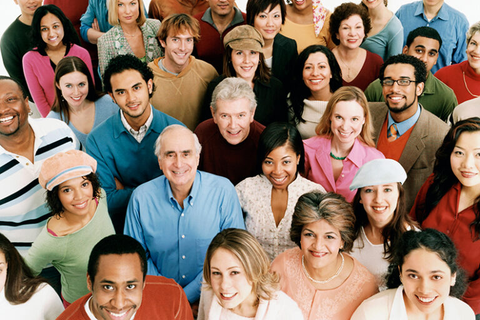
#> input picture material_pract3/imagen2.png, 480 x 320 px, shrunk from 768 x 512 before the run
$ jupyter execute --allow-errors Practica3.ipynb
#> lines starting #> are read from the running program, lines starting #| are printed output that depends on the picture; after the words box and inside, x2 and y2 are one past the last pixel; in counts of white or black regions, pixels touching at a corner belong together
## Práctica 3: Procesamiento de imágenes

Integrantes: Alejandro Bolaños García y David García Diaz

## 1)

El negativo de una imagen es el resultado de aplicar la
siguiente operación: 255-imagen(i,j). Aplica esta operación
sobre la `imagen2.png` y, posteriormente, crea un video
que vaya mezclando las dos imágenes por columnas, de
forma que aparezca primero el negativo de la imagen y vaya
apareciendo poco a poco la imagen original. El número de
iteraciones debe ser igual al ancho de la imagen y en cada
una se debe ir desplazando una columna a la derecha la
imagen original sobre el negativo. Guarda el vídeo con el
nombre `vídeo2.mp4`. (2.0 puntos)

[cell 1]
import numpy as np
import cv2 as cv

# Cargar la imagen
fichero = 'material_pract3/imagen2.png' #Imagen en color
imagen = cv.imread(fichero)
#> imagen is the input picture: shape (320, 480, 3); mean B, G, R 104.8, 119.5, 140.9

# Invertir los colores de la imagen
imagen_invertida = 255-imagen

alto, ancho, canales = imagen_invertida.shape
#> alto = 320; ancho = 480; canales = 3

# Configuracion del video de salida
nombre_video = 'resultados_pract3/video2.mp4'
fps = 60.0
fourcc = cv.VideoWriter_fourcc(*'mp4v')  # Codec para .mp4
video = cv.VideoWriter(nombre_video, fourcc, fps, (ancho, alto))

# Bucle para escribir los fotogramas
frame = imagen_invertida
for i in range(0, ancho):
    frame[:,i] = imagen[:, i]  # Copiar la columna i de la imagen original en la columna i de la imagen invertida
    video.write(frame)

# Liberar el objeto VideoWriter
video.release()
print(f"Vídeo guardado como {nombre_video}")

Este código carga una imagen en color, invierte sus colores y luego crea un video en el que la imagen original se revela gradualmente sobre su versión invertida. Al configurar el video para una salida de 60 fps, el código genera cada fotograma mostrando progresivamente una columna más de la imagen original sobre la invertida, desde la izquierda hacia la derecha. La línea frame[:, i] = imagen[:, i] reemplaza, en cada iteración, una columna de la imagen invertida con la correspondiente columna de la imagen original, creando un efecto de revelado de izquierda a derecha. Finalmente guarda el resultado en un archivo de video.

## 2)

Ecualiza el histograma de la imagen `imagen3.png` y
luego elimina el ruido utilizando un filtro bilateral con un
diámetro d=10 y valores de sigma de 11 y 11. Guarda el
resultado como `imagen3_salida.png`. (2.0 puntos)

[cell 2]
import cv2 as cv
import numpy as np
import matplotlib.pyplot as plt

# Cargar la imagen en escala de grises
image_path = 'material_pract3/imagen3.png'
gray_image = cv.imread(image_path, cv.IMREAD_GRAYSCALE)
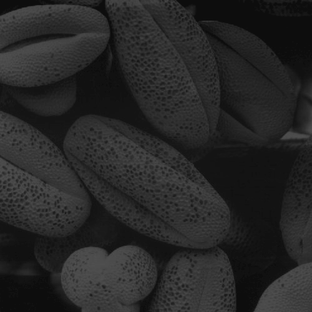
#> input picture material_pract3/imagen3.png, 312 x 312 px, shrunk from 500 x 500 before the run
#> gray_image is the input picture: shape (312, 312); min 10, max 80, mean 38.7

# Mostrar la imagen original en escala de grises
cv.imshow('Original en gris', gray_image)

# histograma de niveles de grises original
gray_hist = cv.calcHist([gray_image], [0], None, [256], [0, 256])
#> gray_hist = 256 values, max 5967 at index 19, min 0 at index 0, mean 380.2
gray_cum = np.cumsum(gray_hist)
#> gray_cum = 256 values from 0 to 97344
plt.figure()
plt.title('Histograma de grises')
plt.xlabel('Bins')
plt.ylabel('# de pixeles')
plt.plot(gray_hist/np.max(gray_hist))
plt.plot(gray_cum/np.max(gray_cum))
plt.legend(['Histograma', 'Histograma Acumulado'],loc='right')
plt.show()
#> figure, not shown here; curve peaks at x = 19, y = 1; curve peaks at x = 80, y = 1

# Ecualización de histogramas
gray_equalized = cv.equalizeHist(gray_image)
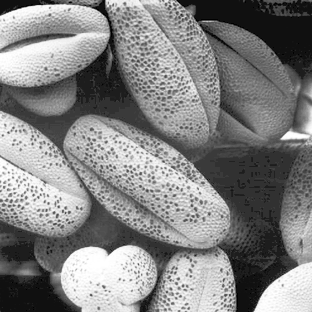
#> gray_equalized: shape (312, 312); min 0, max 255, mean 130.2
cv.imshow('Ecualizado de grises', gray_equalized)

# histograma de niveles de grises ecualizado
gray_equalized_hist = cv.calcHist([gray_equalized], [0], None, [256], [0, 256])
#> gray_equalized_hist = 256 values, max 5967 at index 49, min 0 at index 2, mean 380.2
gray_cum = np.cumsum(gray_equalized_hist)
#> gray_cum = 256 values from 28 to 97344
plt.figure()
plt.title('Histograma ecualizado de grises')
plt.xlabel('Bins')
plt.ylabel('# de pixeles')
plt.plot(gray_equalized_hist/np.max(gray_equalized_hist))
plt.plot(gray_cum/np.max(gray_cum))
plt.legend(['Histograma', 'Histograma Acumulado'],loc='right')
plt.show()
#> figure, not shown here; curve peaks at x = 49, y = 1; curve peaks at x = 255, y = 1

# Aplicar el filtro bilateral con diámetro 10 y sigmaColor y sigmaSpace de 11
bilateral_filtered = cv.bilateralFilter(gray_equalized, 10, 11, 11)
cv.imshow('Filtro Bilateral Aplicado', bilateral_filtered)

# Guardar el resultado
cv.imwrite('resultados_pract3/imagen3_salida.png', bilateral_filtered)

cv.waitKey(0)
cv.destroyAllWindows()

Este código realiza ecualización de histogramas y aplica un filtro bilateral a una imagen en escala de grises.

El histograma representa la cantidad de píxeles en cada nivel de gris (de 0 a 255), mientras que el histograma acumulado muestra la suma progresiva de esos valores, lo cual ayuda a visualizar cómo se distribuyen las intensidades en toda la imagen. Esto es útil para el ajuste de contraste en la ecualización.

Primero, carga y muestra la imagen original en gris y calcula su histograma y el histograma acumulado, mostrando ambos gráficos para visualizar la distribución de niveles de gris. Luego, aplica la ecualización de histograma, lo que mejora el contraste de la imagen, y calcula y muestra el nuevo histograma para ver el cambio en la distribución. Después, utiliza un filtro bilateral para suavizar la imagen ecualizada, preservando bordes mientras reduce el ruido. Finalmente, guarda el resultado y cierra las ventanas de visualización.

## 3)

Con la `imagen4.jpg`, crea un vídeo de 100 frames
aplicando un filtro mediano de radio (ksize) igual a 7. Aplica
el filtro en cada iteración al resultado de la iteración
anterior. Guarda el vídeo con el nombre `video4.mp4`.
(1.0 puntos)

[cell 3]
import cv2 as cv
import numpy as np

# Cargar la imagen
image = cv.imread('material_pract3/imagen4.jpg')
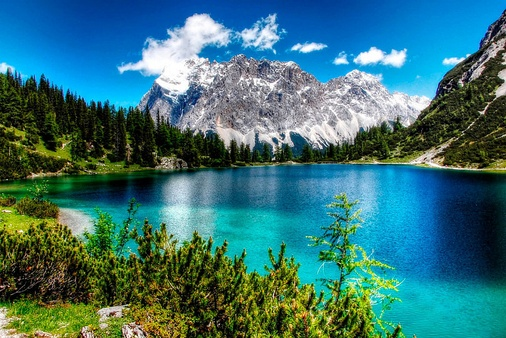
#> input picture material_pract3/imagen4.jpg, 506 x 338 px, shrunk from 810 x 540 before the run
#> image is the input picture: shape (338, 506, 3); mean B, G, R 117.3, 114, 57.7
alto, ancho, canales = image.shape
#> alto = 338; ancho = 506

# Configuración del vídeo de salida
nombre_video = 'resultados_pract3/video4.mp4'
fps = 30.0
fourcc = cv.VideoWriter_fourcc(*'mp4v')  # Codec para .mp4
video = cv.VideoWriter(nombre_video, fourcc, fps, (ancho, alto))

# Aplicación del filtro mediano de manera acumulativa
frame = image
for i in range(100):
    frame = cv.medianBlur(frame, 7)
    video.write(frame)
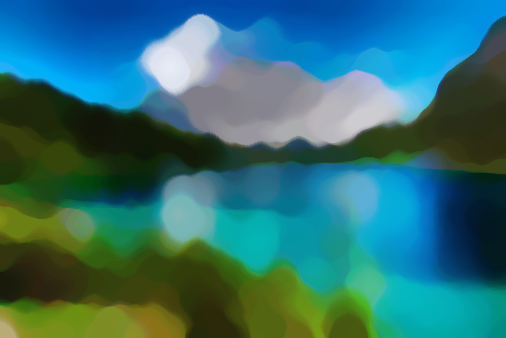
#> frame: shape (338, 506, 3); mean B, G, R 113.1, 110.7, 48.2

# Liberar el objeto VideoWriter
video.release()
print(f"Vídeo guardado como {nombre_video}")

Este código aplica un filtro mediano de manera acumulativa a una imagen y guarda el proceso en un video. Primero, carga la imagen y configura el video de salida. Luego, en un bucle de 100 iteraciones, aplica repetidamente el filtro mediano (con un tamaño de 7) a la imagen, suavizándola progresivamente en cada paso, y escribe cada fotograma en el video. Esto genera un efecto visual donde la imagen se va volviendo más difusa en cada fotograma, hasta que se guarda el video final.

## 4)

Calcula la norma del gradiente de la `imagen5.jpg`
utilizando los operadores de Sobel. Umbraliza los valores de
la norma de forma que los valores mayores o iguales a 128
se igualen a 255 y los menores de 128 se igualen a 0.
Finalmente, aplica un filtro Gaussiano de radio (7,7) con
sigma=-1. Guarda el resultado con el nombre
`imagen5_salida.png`. (2.0 puntos)

[cell 4]
import cv2 as cv
import numpy as np

# Cargar la imagen
image_path = 'material_pract3/imagen5.png'
gray = cv.imread(image_path, cv.IMREAD_GRAYSCALE)
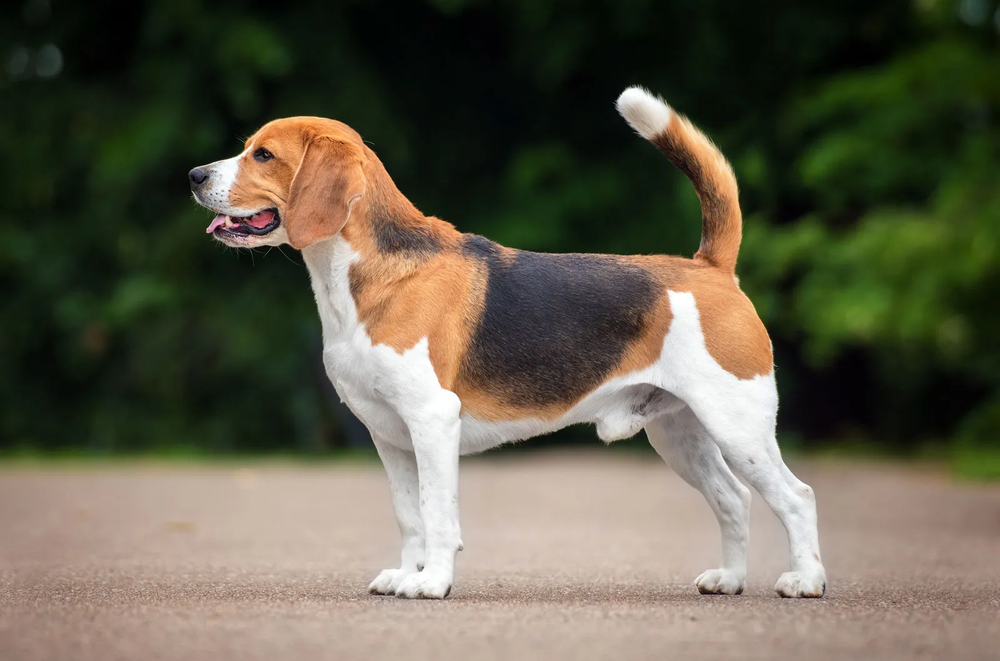
#> input picture material_pract3/imagen5.png, 1000 x 661 px, shrunk from 1600 x 1057 before the run
#> gray: shape (661, 1000); min 0, max 255, mean 91.6

# Mostrar la imagen original
cv.imshow('Original', gray)
gray = gray.astype(np.float32)

# Calcular las derivadas de Sobel
dx = cv.Sobel(gray, -1, 1, 0)
dy = cv.Sobel(gray, -1, 0, 1)
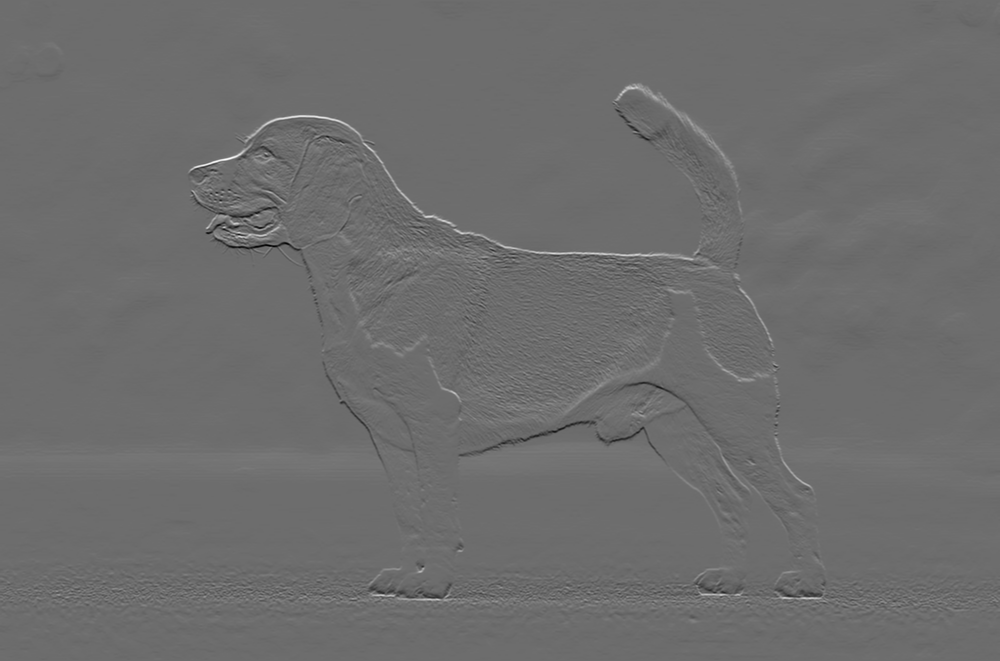
#> dy: shape (661, 1000) float32; min -675, max 903, mean 1.7; drawn with min black and max white

# Calcular la norma de las derivadas
norm = np.sqrt(dx*dx+dy*dy)

# Umbralizar los valores de la norma
norm[norm>=128]=255
#> norm: shape (661, 1000) float32; min 0, max 255, mean 24.2
norm[norm<128]=0
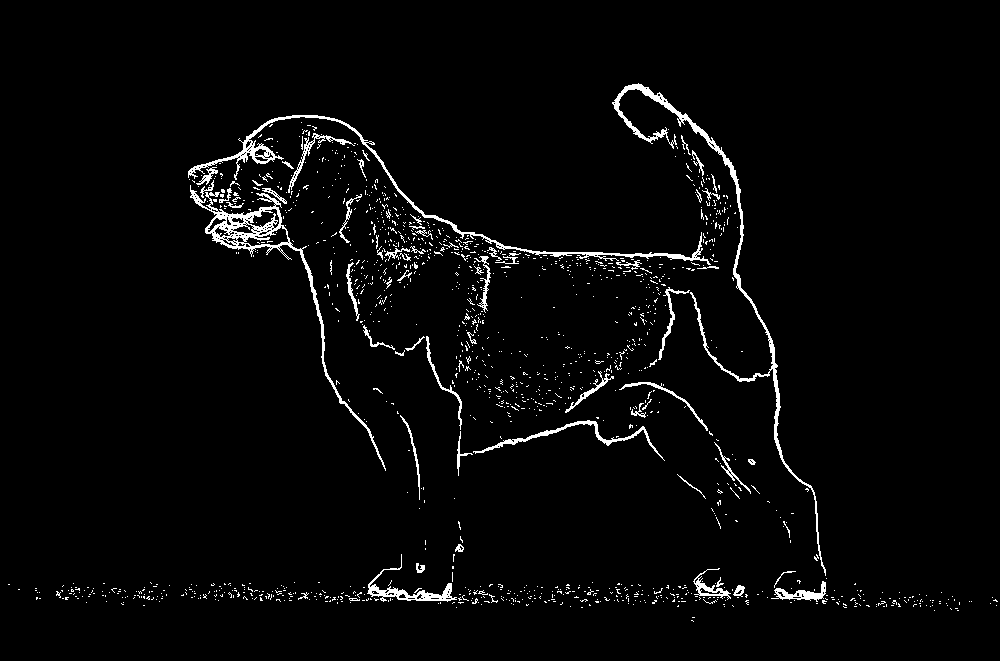
#> norm: shape (661, 1000) float32; 2.9% white in thin lines or dots, all inside (x1, y1, x2, y2) = (8, 83, 998, 622)

# Aplicar el filtro gaussiano
gaussian = cv.GaussianBlur(norm, (7,7), -1)
cv.imshow('Gaussian', gaussian.astype(np.uint8)) # Pasamos la imagen de float32 a uint8 antes de mostrala

# Guardar imagen de salida
cv.imwrite('resultados_pract3/imagen5_salida.png', gaussian)

cv.waitKey(0)
cv.destroyAllWindows()

Este código aplica detección de bordes y suavizado a una imagen en escala de grises. Primero, carga la imagen y calcula las derivadas en las direcciones horizontal y vertical usando el operador de Sobel, lo cual destaca los bordes en la imagen. Luego, calcula la magnitud de estos bordes y aplica un umbral para resaltar las áreas de borde intensas. Posteriormente, aplica un filtro gaussiano para suavizar los bordes, generando un efecto más suave en la imagen final. Finalmente, muestra y guarda la imagen resultante.

## 5)

Elimina el ruido de la `imagen6.png` con alguno de los
algoritmos que conoces. Aplica el filtro múltiples veces para
eliminar lo mejor posible el ruido. Guarda la imagen de
salida con el nombre `imagen6_salida.png`. (1 punto)

[cell 5]
import cv2 as cv
import numpy as np

# Cargar la imagen
image_path = 'material_pract3/imagen6.png'
image = cv.imread(image_path)
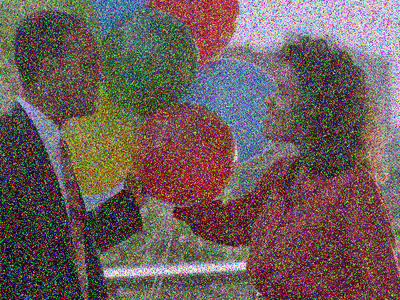
#> input picture material_pract3/imagen6.png, 400 x 300 px, shrunk from 640 x 480 before the run
#> image is the input picture: shape (300, 400, 3); mean B, G, R 90, 92.4, 109.1

# Mostrar la imagen original
cv.imshow('Original', image)

# Aplicar el filtro mediano
median = image.copy()
for i in range(5):
    median = cv.medianBlur(median, 3)
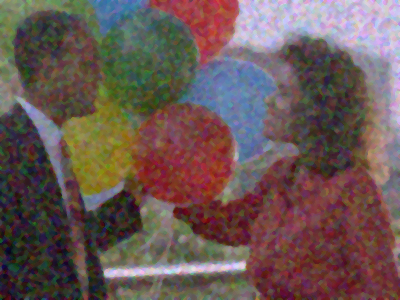
#> median: shape (300, 400, 3); mean B, G, R 85, 87.5, 106.4
cv.imshow('Filtrado mediano', median)

# Guardar imagen de salida
cv.imwrite('resultados_pract3/imagen6_salida.png', median)

cv.waitKey(0)
cv.destroyAllWindows()

Este código aplica un filtro mediano repetidamente a una imagen para reducir el ruido y suavizarla.
Al ser un ruido de tipo sal pimiento o ruido impulsivo, utilizamos el filtro mediano para eliminarlo. Utilizamos un tamaño de kernel de 3x3 y aplicamos el filtro 5 veces, para eliminar el ruido sin perder los detalles de la imagen.
Primero, carga la imagen y la muestra en su estado original. Luego, realiza cinco pasadas de filtro mediano y finalmente, muestra y guarda la imagen filtrada, produciendo una versión más suave y limpia de la imagen original.

## 6)

Mezcla las imágenes `imagen7_1.jpg` e `imagen7_2.png` de forma no lineal utilizando la siguiente expresión:

$$
I_3 = \frac{1 + \cos\left(\frac{\alpha}{180} \pi\right)}{2} I_1 + \frac{1 - \cos\left(\frac{\alpha}{180} \pi\right)}{2} I_2
$$

Crea un vídeo de 360 frames aumentando el ángulo en 1° en cada iteración y guárdalo con el nombre de `video7.mp4`. (2.0 puntos)

[cell 6]
import numpy as np
import cv2 as cv
import math

# Cargar las imágenes
image1 = cv.imread('material_pract3/imagen7_1.jpg')
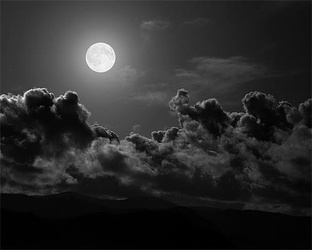
#> input picture material_pract3/imagen7_1.jpg, 312 x 250 px, shrunk from 500 x 400 before the run
#> image1 is the input picture: shape (250, 312, 3); min 0, max 253, mean 43.5
image2 = cv.imread('material_pract3/imagen7_2.png')
alto, ancho, canales = image1.shape
#> alto = 250; ancho = 312

# # Configuración del vídeo de salida
nombre_video = 'resultados_pract3/video7.mp4'
fps = 60.0
fourcc = cv.VideoWriter_fourcc(*'mp4v')  # Codec para .mp4
video = cv.VideoWriter(nombre_video, fourcc, fps, (ancho, alto))

# Mezccla de las imágenes
frame = image1
#> (the rest of this cell did not finish here and is left out)
